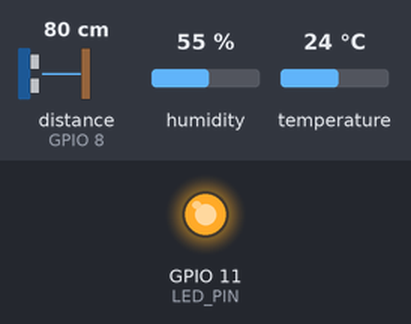
This program was run on a simulated Raspberry Pi (BCM pin numbers). Parts: output pins drawn as LEDs (lit = HIGH). The test bench sets the inputs (shaded band); at power-on: distance to the obstacle (sensor on GPIO 8) 80 cm, humidity 55 %, temperature 24 °C. The echo pulse lasts 58.3 µs per cm; the clock reads 2024-03-15 10:24:30 at power-on unless the program sets it; files the program writes start out absent; the camera gives no picture and a still takes 0.5 s; pins used as bus, display or sensor lines are not drawn.

Above: at 1.2 s.
1.3 s: distance to the obstacle (sensor on GPIO 8) set to 33 cm
3.4 s: distance to the obstacle (sensor on GPIO 8) set to 26 cm
At 5.6 s:
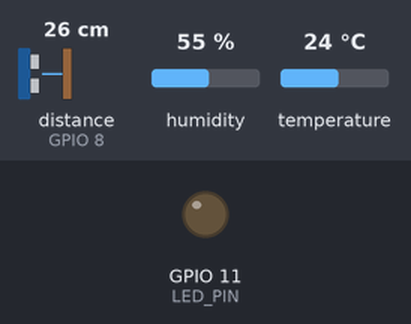
6.0 s: distance to the obstacle (sensor on GPIO 8) set to 21 cm
8.1 s: distance to the obstacle (sensor on GPIO 8) set to 17 cm
At 9.7 s:
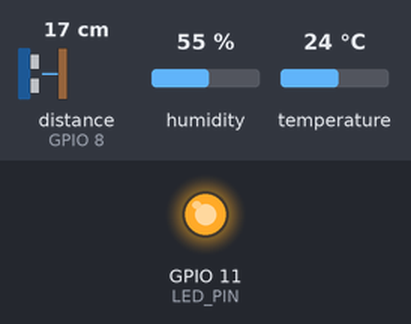
10.6 s: distance to the obstacle (sensor on GPIO 8) set to 23 cm
At 11.8 s:
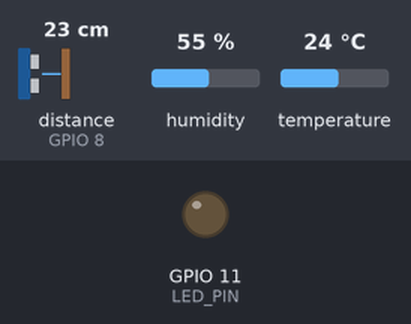
Timing chart, 0 to 13.6 s (numbered marks = the images above; inputs shaded):
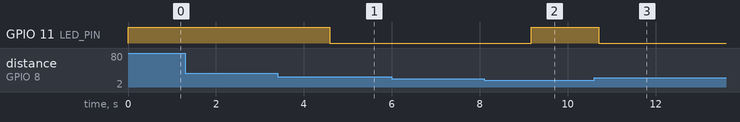

The program:

execute_2.py
```python
import RPi.GPIO as GPIO
import Adafruit_DHT
import time
from picamera2 import Picamera2
from picamera2.encoders import H264Encoder


# Konfigurasi GPIO untuk HC-SR04
TRIG_PIN = 13
ECHO_PIN = 8

# Konfigurasi GPIO untuk LED
LED_PIN = 11

# Konfigurasi sensor DHT22
DHT_PIN = 22
DHT_SENSOR = Adafruit_DHT.DHT22

# Inisialisasi GPIO
GPIO.setmode(GPIO.BCM)
GPIO.setup(TRIG_PIN, GPIO.OUT)
GPIO.setup(ECHO_PIN, GPIO.IN)
GPIO.setup(LED_PIN, GPIO.OUT)
GPIO.output(LED_PIN, GPIO.LOW)

def get_distance():
    # Mengirimkan sinyal ultrasonik
    GPIO.output(TRIG_PIN, GPIO.HIGH)
    time.sleep(0.00001)
    GPIO.output(TRIG_PIN, GPIO.LOW)

    # Mendapatkan waktu tiba pulsa pantulan
    pulse_start = time.time()
    while GPIO.input(ECHO_PIN) == 0:
        pulse_start = time.time()

    pulse_end = time.time()
    while GPIO.input(ECHO_PIN) == 1:
        pulse_end = time.time()

    # Menghitung jarak
    pulse_duration = pulse_end - pulse_start
    distance = pulse_duration * 17150
    distance = round(distance, 2)

    return distance

def get_dht_data():
    # Membaca data dari sensor DHT22
    humidity, temperature = Adafruit_DHT.read_retry(DHT_SENSOR, DHT_PIN)
    return humidity, temperature

def record():
    picam2 = Picamera2()
    video_config = picam2.create_video_configuration()
    picam2.configure(video_config)
    encoder = H264Encoder(10000000)
    picam2.start_recording(encoder, 'record.h264')

def main():
    try:
        while True:
            #record
            record()

            # Mendapatkan data dari sensor HC-SR04
            distance = get_distance()

            # Memeriksa apakah jarak di luar rentang yang ditentukan
            max = 30
            min = 20
            if distance > max or distance < min:  # Ganti nilai ini sesuai dengan rentang yang diinginkan
                GPIO.output(LED_PIN, GPIO.HIGH)
            else:
                GPIO.output(LED_PIN, GPIO.LOW)

            # Mendapatkan data dari sensor DHT22
            humidity, temperature = get_dht_data()

            # Menyimpan data ke file
            with open("sensor_data.csv", "a") as file:
                current_time = time.strftime("%Y-%m-%d %H:%M:%S")
                file.write(f"{current_time}, {temperature}, {humidity}\n")

            time.sleep(1)  # Jeda 2 detik antara setiap pembacaan

    except KeyboardInterrupt:
        # Menangani penekanan Ctrl+C untuk menghentikan program
        GPIO.cleanup()

if __name__ == "__main__":
    main()
```

Measured:
- the behaviour switches between 31 and 30 cm on distance to the obstacle (sensor on GPIO 8) (found by bisection; images 0 and 1)
- the behaviour switches between 20 and 19 cm on distance to the obstacle (sensor on GPIO 8) (found by bisection; images 1 and 2)
- after the input at 1.3 s, every drawn part: stays the same
- after the input at 3.4 s, GPIO 11 (LED_PIN): HIGH → LOW after 1.2 s
- after the input at 6.0 s, every drawn part: stays the same
- after the input at 8.1 s, GPIO 11 (LED_PIN): LOW → HIGH after 1.1 s
- after the input at 10.6 s, GPIO 11 (LED_PIN): HIGH → LOW after 0.10 s
